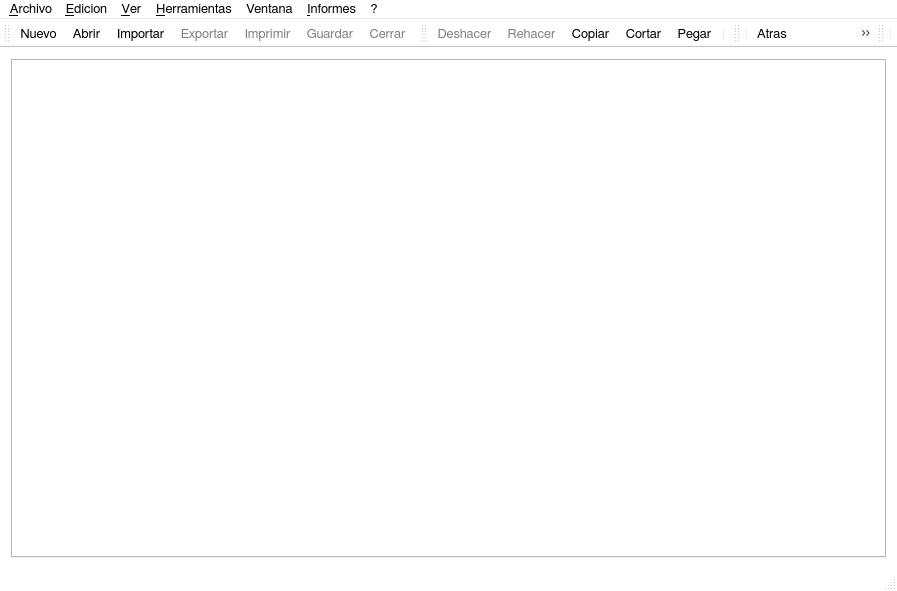
<?xml version="1.0" encoding="UTF-8"?>
<ui version="4.0">
 <class>MainWindow</class>
 <widget class="QMainWindow" name="MainWindow">
  <property name="geometry">
   <rect>
    <x>0</x>
    <y>0</y>
    <width>897</width>
    <height>591</height>
   </rect>
  </property>
  <property name="palette">
   <palette>
    <active>
     <colorrole role="WindowText">
      <brush brushstyle="SolidPattern">
       <color alpha="255">
        <red>0</red>
        <green>0</green>
        <blue>0</blue>
       </color>
      </brush>
     </colorrole>
     <colorrole role="Button">
      <brush brushstyle="SolidPattern">
       <color alpha="255">
        <red>255</red>
        <green>255</green>
        <blue>255</blue>
       </color>
      </brush>
     </colorrole>
     <colorrole role="Light">
      <brush brushstyle="SolidPattern">
       <color alpha="255">
        <red>255</red>
        <green>255</green>
        <blue>255</blue>
       </color>
      </brush>
     </colorrole>
     <colorrole role="Midlight">
      <brush brushstyle="SolidPattern">
       <color alpha="255">
        <red>255</red>
        <green>255</green>
        <blue>255</blue>
       </color>
      </brush>
     </colorrole>
     <colorrole role="Dark">
      <brush brushstyle="SolidPattern">
       <color alpha="255">
        <red>127</red>
        <green>127</green>
        <blue>127</blue>
       </color>
      </brush>
     </colorrole>
     <colorrole role="Mid">
      <brush brushstyle="SolidPattern">
       <color alpha="255">
        <red>170</red>
        <green>170</green>
        <blue>170</blue>
       </color>
      </brush>
     </colorrole>
     <colorrole role="Text">
      <brush brushstyle="SolidPattern">
       <color alpha="255">
        <red>0</red>
        <green>0</green>
        <blue>0</blue>
       </color>
      </brush>
     </colorrole>
     <colorrole role="BrightText">
      <brush brushstyle="SolidPattern">
       <color alpha="255">
        <red>255</red>
        <green>255</green>
        <blue>255</blue>
       </color>
      </brush>
     </colorrole>
     <colorrole role="ButtonText">
      <brush brushstyle="SolidPattern">
       <color alpha="255">
        <red>0</red>
        <green>0</green>
        <blue>0</blue>
       </color>
      </brush>
     </colorrole>
     <colorrole role="Base">
      <brush brushstyle="SolidPattern">
       <color alpha="255">
        <red>255</red>
        <green>255</green>
        <blue>255</blue>
       </color>
      </brush>
     </colorrole>
     <colorrole role="Window">
      <brush brushstyle="SolidPattern">
       <color alpha="255">
        <red>255</red>
        <green>255</green>
        <blue>255</blue>
       </color>
      </brush>
     </colorrole>
     <colorrole role="Shadow">
      <brush brushstyle="SolidPattern">
       <color alpha="255">
        <red>0</red>
        <green>0</green>
        <blue>0</blue>
       </color>
      </brush>
     </colorrole>
     <colorrole role="AlternateBase">
      <brush brushstyle="SolidPattern">
       <color alpha="255">
        <red>255</red>
        <green>255</green>
        <blue>255</blue>
       </color>
      </brush>
     </colorrole>
     <colorrole role="ToolTipBase">
      <brush brushstyle="SolidPattern">
       <color alpha="255">
        <red>255</red>
        <green>255</green>
        <blue>220</blue>
       </color>
      </brush>
     </colorrole>
     <colorrole role="ToolTipText">
      <brush brushstyle="SolidPattern">
       <color alpha="255">
        <red>0</red>
        <green>0</green>
        <blue>0</blue>
       </color>
      </brush>
     </colorrole>
    </active>
    <inactive>
     <colorrole role="WindowText">
      <brush brushstyle="SolidPattern">
       <color alpha="255">
        <red>0</red>
        <green>0</green>
        <blue>0</blue>
       </color>
      </brush>
     </colorrole>
     <colorrole role="Button">
      <brush brushstyle="SolidPattern">
       <color alpha="255">
        <red>255</red>
        <green>255</green>
        <blue>255</blue>
       </color>
      </brush>
     </colorrole>
     <colorrole role="Light">
      <brush brushstyle="SolidPattern">
       <color alpha="255">
        <red>255</red>
        <green>255</green>
        <blue>255</blue>
       </color>
      </brush>
     </colorrole>
     <colorrole role="Midlight">
      <brush brushstyle="SolidPattern">
       <color alpha="255">
        <red>255</red>
        <green>255</green>
        <blue>255</blue>
       </color>
      </brush>
     </colorrole>
     <colorrole role="Dark">
      <brush brushstyle="SolidPattern">
       <color alpha="255">
        <red>127</red>
        <green>127</green>
        <blue>127</blue>
       </color>
      </brush>
     </colorrole>
     <colorrole role="Mid">
      <brush brushstyle="SolidPattern">
       <color alpha="255">
        <red>170</red>
        <green>170</green>
        <blue>170</blue>
       </color>
      </brush>
     </colorrole>
     <colorrole role="Text">
      <brush brushstyle="SolidPattern">
       <color alpha="255">
        <red>0</red>
        <green>0</green>
        <blue>0</blue>
       </color>
      </brush>
     </colorrole>
     <colorrole role="BrightText">
      <brush brushstyle="SolidPattern">
       <color alpha="255">
        <red>255</red>
        <green>255</green>
        <blue>255</blue>
       </color>
      </brush>
     </colorrole>
     <colorrole role="ButtonText">
      <brush brushstyle="SolidPattern">
       <color alpha="255">
        <red>0</red>
        <green>0</green>
        <blue>0</blue>
       </color>
      </brush>
     </colorrole>
     <colorrole role="Base">
      <brush brushstyle="SolidPattern">
       <color alpha="255">
        <red>255</red>
        <green>255</green>
        <blue>255</blue>
       </color>
      </brush>
     </colorrole>
     <colorrole role="Window">
      <brush brushstyle="SolidPattern">
       <color alpha="255">
        <red>255</red>
        <green>255</green>
        <blue>255</blue>
       </color>
      </brush>
     </colorrole>
     <colorrole role="Shadow">
      <brush brushstyle="SolidPattern">
       <color alpha="255">
        <red>0</red>
        <green>0</green>
        <blue>0</blue>
       </color>
      </brush>
     </colorrole>
     <colorrole role="AlternateBase">
      <brush brushstyle="SolidPattern">
       <color alpha="255">
        <red>255</red>
        <green>255</green>
        <blue>255</blue>
       </color>
      </brush>
     </colorrole>
     <colorrole role="ToolTipBase">
      <brush brushstyle="SolidPattern">
       <color alpha="255">
        <red>255</red>
        <green>255</green>
        <blue>220</blue>
       </color>
      </brush>
     </colorrole>
     <colorrole role="ToolTipText">
      <brush brushstyle="SolidPattern">
       <color alpha="255">
        <red>0</red>
        <green>0</green>
        <blue>0</blue>
       </color>
      </brush>
     </colorrole>
    </inactive>
    <disabled>
     <colorrole role="WindowText">
      <brush brushstyle="SolidPattern">
       <color alpha="255">
        <red>127</red>
        <green>127</green>
        <blue>127</blue>
       </color>
      </brush>
     </colorrole>
     <colorrole role="Button">
      <brush brushstyle="SolidPattern">
       <color alpha="255">
        <red>255</red>
        <green>255</green>
        <blue>255</blue>
       </color>
      </brush>
     </colorrole>
     <colorrole role="Light">
      <brush brushstyle="SolidPattern">
       <color alpha="255">
        <red>255</red>
        <green>255</green>
        <blue>255</blue>
       </color>
      </brush>
     </colorrole>
     <colorrole role="Midlight">
      <brush brushstyle="SolidPattern">
       <color alpha="255">
        <red>255</red>
        <green>255</green>
        <blue>255</blue>
       </color>
      </brush>
     </colorrole>
     <colorrole role="Dark">
      <brush brushstyle="SolidPattern">
       <color alpha="255">
        <red>127</red>
        <green>127</green>
        <blue>127</blue>
       </color>
      </brush>
     </colorrole>
     <colorrole role="Mid">
      <brush brushstyle="SolidPattern">
       <color alpha="255">
        <red>170</red>
        <green>170</green>
        <blue>170</blue>
       </color>
      </brush>
     </colorrole>
     <colorrole role="Text">
      <brush brushstyle="SolidPattern">
       <color alpha="255">
        <red>127</red>
        <green>127</green>
        <blue>127</blue>
       </color>
      </brush>
     </colorrole>
     <colorrole role="BrightText">
      <brush brushstyle="SolidPattern">
       <color alpha="255">
        <red>255</red>
        <green>255</green>
        <blue>255</blue>
       </color>
      </brush>
     </colorrole>
     <colorrole role="ButtonText">
      <brush brushstyle="SolidPattern">
       <color alpha="255">
        <red>127</red>
        <green>127</green>
        <blue>127</blue>
       </color>
      </brush>
     </colorrole>
     <colorrole role="Base">
      <brush brushstyle="SolidPattern">
       <color alpha="255">
        <red>255</red>
        <green>255</green>
        <blue>255</blue>
       </color>
      </brush>
     </colorrole>
     <colorrole role="Window">
      <brush brushstyle="SolidPattern">
       <color alpha="255">
        <red>255</red>
        <green>255</green>
        <blue>255</blue>
       </color>
      </brush>
     </colorrole>
     <colorrole role="Shadow">
      <brush brushstyle="SolidPattern">
       <color alpha="255">
        <red>0</red>
        <green>0</green>
        <blue>0</blue>
       </color>
      </brush>
     </colorrole>
     <colorrole role="AlternateBase">
      <brush brushstyle="SolidPattern">
       <color alpha="255">
        <red>255</red>
        <green>255</green>
        <blue>255</blue>
       </color>
      </brush>
     </colorrole>
     <colorrole role="ToolTipBase">
      <brush brushstyle="SolidPattern">
       <color alpha="255">
        <red>255</red>
        <green>255</green>
        <blue>220</blue>
       </color>
      </brush>
     </colorrole>
     <colorrole role="ToolTipText">
      <brush brushstyle="SolidPattern">
       <color alpha="255">
        <red>0</red>
        <green>0</green>
        <blue>0</blue>
       </color>
      </brush>
     </colorrole>
    </disabled>
   </palette>
  </property>
  <property name="font">
   <font>
    <family>FreeSans</family>
    <pointsize>10</pointsize>
    <weight>50</weight>
    <italic>false</italic>
    <bold>false</bold>
    <underline>false</underline>
    <strikeout>false</strikeout>
   </font>
  </property>
  <property name="cursor">
   <cursorShape>ArrowCursor</cursorShape>
  </property>
  <property name="windowTitle">
   <string>SDMed2</string>
  </property>
  <property name="autoFillBackground">
   <bool>false</bool>
  </property>
  <widget class="QWidget" name="centralWidget">
   <layout class="QHBoxLayout" name="horizontalLayout_3">
    <item>
     <widget class="QTabWidget" name="tabPrincipal">
      <property name="currentIndex">
       <number>-1</number>
      </property>
     </widget>
    </item>
   </layout>
  </widget>
  <widget class="QMenuBar" name="menuBar">
   <property name="geometry">
    <rect>
     <x>0</x>
     <y>0</y>
     <width>897</width>
     <height>25</height>
    </rect>
   </property>
   <widget class="QMenu" name="menuArchivo">
    <property name="title">
     <string>&amp;Archivo</string>
    </property>
    <widget class="QMenu" name="menuImportar">
     <property name="title">
      <string>Importar</string>
     </property>
     <addaction name="actionImportarFIEBCD"/>
    </widget>
    <widget class="QMenu" name="menuExportar">
     <property name="title">
      <string>Exportar</string>
     </property>
     <addaction name="actionExportarFIEBCD"/>
    </widget>
    <widget class="QMenu" name="menuAbrir_reciente">
     <property name="title">
      <string>Abrir reciente</string>
     </property>
    </widget>
    <addaction name="actionNuevo"/>
    <addaction name="actionAbrirBBDD"/>
    <addaction name="menuAbrir_reciente"/>
    <addaction name="actionCerrar"/>
    <addaction name="separator"/>
    <addaction name="actionGuardar"/>
    <addaction name="actionGuardar_como"/>
    <addaction name="separator"/>
    <addaction name="menuImportar"/>
    <addaction name="menuExportar"/>
    <addaction name="separator"/>
    <addaction name="actionPropiedades_de_la_obra"/>
    <addaction name="separator"/>
    <addaction name="actionObra_1"/>
    <addaction name="actionObra_2"/>
    <addaction name="actionObra_3"/>
    <addaction name="actionObra_4"/>
    <addaction name="actionObra_5"/>
    <addaction name="action_Salir"/>
    <addaction name="separator"/>
   </widget>
   <widget class="QMenu" name="menuEdicion">
    <property name="title">
     <string>&amp;Edicion</string>
    </property>
    <addaction name="separator"/>
    <addaction name="actionDeshacer"/>
    <addaction name="actionRehacer"/>
    <addaction name="separator"/>
    <addaction name="actionCopiar"/>
    <addaction name="actionCortar"/>
    <addaction name="actionPegar"/>
    <addaction name="actionMover"/>
    <addaction name="separator"/>
    <addaction name="actionSeleccionar_todo"/>
    <addaction name="actionAnular_selecci_n"/>
    <addaction name="separator"/>
    <addaction name="actionBuscar"/>
    <addaction name="actionReemplazar"/>
    <addaction name="separator"/>
    <addaction name="actionAnterior"/>
    <addaction name="actionSiguiente"/>
    <addaction name="separator"/>
    <addaction name="actionSubir_nivel"/>
    <addaction name="actionBajar_nivel"/>
    <addaction name="separator"/>
    <addaction name="actionAdelante"/>
    <addaction name="actionAtras"/>
    <addaction name="separator"/>
    <addaction name="actionAvanzar_linea"/>
    <addaction name="actionRetroceder_l_inea"/>
   </widget>
   <widget class="QMenu" name="menuVer">
    <property name="title">
     <string>&amp;Ver</string>
    </property>
    <addaction name="actionConceptos"/>
   </widget>
   <widget class="QMenu" name="menuHerraminetas">
    <property name="title">
     <string>&amp;Herramientas</string>
    </property>
    <addaction name="actionAjustar_precio"/>
   </widget>
   <widget class="QMenu" name="menuInformes">
    <property name="title">
     <string>&amp;Informes</string>
    </property>
   </widget>
   <widget class="QMenu" name="menu">
    <property name="title">
     <string>?</string>
    </property>
    <addaction name="actionAcerca_de"/>
    <addaction name="actionAcerca_de_Qt"/>
   </widget>
   <widget class="QMenu" name="menuVentana">
    <property name="title">
     <string>Ventana</string>
    </property>
   </widget>
   <addaction name="menuArchivo"/>
   <addaction name="menuEdicion"/>
   <addaction name="menuVer"/>
   <addaction name="menuHerraminetas"/>
   <addaction name="menuVentana"/>
   <addaction name="menuInformes"/>
   <addaction name="menu"/>
  </widget>
  <widget class="QToolBar" name="BarraPrincipal">
   <property name="enabled">
    <bool>true</bool>
   </property>
   <attribute name="toolBarArea">
    <enum>TopToolBarArea</enum>
   </attribute>
   <attribute name="toolBarBreak">
    <bool>false</bool>
   </attribute>
   <addaction name="actionNuevo"/>
   <addaction name="actionAbrirBBDD"/>
   <addaction name="actionImportar"/>
   <addaction name="actionExportar"/>
   <addaction name="actionImprimir"/>
   <addaction name="actionGuardar"/>
   <addaction name="actionCerrar"/>
  </widget>
  <widget class="QStatusBar" name="statusBar"/>
  <widget class="QToolBar" name="EditlBar">
   <property name="windowTitle">
    <string>toolBar</string>
   </property>
   <attribute name="toolBarArea">
    <enum>TopToolBarArea</enum>
   </attribute>
   <attribute name="toolBarBreak">
    <bool>false</bool>
   </attribute>
   <addaction name="actionDeshacer"/>
   <addaction name="actionRehacer"/>
   <addaction name="actionCopiar"/>
   <addaction name="actionCortar"/>
   <addaction name="actionPegar"/>
   <addaction name="separator"/>
  </widget>
  <widget class="QToolBar" name="MovBar">
   <property name="windowTitle">
    <string>toolBar</string>
   </property>
   <attribute name="toolBarArea">
    <enum>TopToolBarArea</enum>
   </attribute>
   <attribute name="toolBarBreak">
    <bool>false</bool>
   </attribute>
   <addaction name="separator"/>
   <addaction name="actionAtras"/>
   <addaction name="actionIr_a_inicio"/>
   <addaction name="actionAdelante"/>
   <addaction name="actionVer_Arbol"/>
  </widget>
  <widget class="QToolBar" name="CertBar">
   <property name="windowTitle">
    <string>toolBar</string>
   </property>
   <attribute name="toolBarArea">
    <enum>TopToolBarArea</enum>
   </attribute>
   <attribute name="toolBarBreak">
    <bool>false</bool>
   </attribute>
   <addaction name="separator"/>
  </widget>
  <action name="actionNuevo">
   <property name="icon">
    <iconset resource="../recursos.qrc">
     <normaloff>:/images/new.png</normaloff>:/images/new.png</iconset>
   </property>
   <property name="text">
    <string>&amp;Nuevo...</string>
   </property>
   <property name="shortcut">
    <string>Ctrl+N</string>
   </property>
  </action>
  <action name="actionAbrirBBDD">
   <property name="icon">
    <iconset resource="../recursos.qrc">
     <normaloff>:/images/database.png</normaloff>:/images/database.png</iconset>
   </property>
   <property name="text">
    <string>Abrir...</string>
   </property>
   <property name="toolTip">
    <string>Abrir de la BBDD</string>
   </property>
   <property name="shortcut">
    <string>Ctrl+O</string>
   </property>
  </action>
  <action name="actionCerrar">
   <property name="enabled">
    <bool>false</bool>
   </property>
   <property name="icon">
    <iconset resource="../recursos.qrc">
     <normaloff>:/images/close.png</normaloff>:/images/close.png</iconset>
   </property>
   <property name="text">
    <string>Cerrar</string>
   </property>
  </action>
  <action name="actionGuardar">
   <property name="enabled">
    <bool>false</bool>
   </property>
   <property name="icon">
    <iconset resource="../recursos.qrc">
     <normaloff>:/images/floppy.png</normaloff>:/images/floppy.png</iconset>
   </property>
   <property name="text">
    <string>&amp;Guardar</string>
   </property>
   <property name="shortcut">
    <string>Ctrl+S</string>
   </property>
  </action>
  <action name="actionGuardar_como">
   <property name="text">
    <string>Guardar como...</string>
   </property>
  </action>
  <action name="actionPropiedades_de_la_obra">
   <property name="text">
    <string>Propiedades de la obra...</string>
   </property>
  </action>
  <action name="action_Salir">
   <property name="icon">
    <iconset resource="../recursos.qrc">
     <normaloff>:/images/exit.png</normaloff>:/images/exit.png</iconset>
   </property>
   <property name="text">
    <string>Salir</string>
   </property>
  </action>
  <action name="actionCopiar">
   <property name="icon">
    <iconset resource="../recursos.qrc">
     <normaloff>:/images/copy.png</normaloff>:/images/copy.png</iconset>
   </property>
   <property name="text">
    <string>Copiar</string>
   </property>
   <property name="shortcut">
    <string>Ctrl+C</string>
   </property>
   <property name="shortcutContext">
    <enum>Qt::WidgetShortcut</enum>
   </property>
  </action>
  <action name="actionCortar">
   <property name="icon">
    <iconset resource="../recursos.qrc">
     <normaloff>:/images/cut.png</normaloff>:/images/cut.png</iconset>
   </property>
   <property name="text">
    <string>Cortar</string>
   </property>
   <property name="shortcutContext">
    <enum>Qt::WidgetWithChildrenShortcut</enum>
   </property>
  </action>
  <action name="actionPegar">
   <property name="icon">
    <iconset resource="../recursos.qrc">
     <normaloff>:/images/paste.png</normaloff>:/images/paste.png</iconset>
   </property>
   <property name="text">
    <string>Pegar</string>
   </property>
   <property name="shortcutContext">
    <enum>Qt::WidgetWithChildrenShortcut</enum>
   </property>
  </action>
  <action name="actionMover">
   <property name="text">
    <string>Mover...</string>
   </property>
  </action>
  <action name="actionSeleccionar_todo">
   <property name="text">
    <string>Seleccionar todo</string>
   </property>
  </action>
  <action name="actionAnular_selecci_n">
   <property name="text">
    <string>Anular selección</string>
   </property>
  </action>
  <action name="actionBuscar">
   <property name="text">
    <string>Buscar...</string>
   </property>
  </action>
  <action name="actionReemplazar">
   <property name="text">
    <string>Reemplazar</string>
   </property>
  </action>
  <action name="actionAnterior">
   <property name="text">
    <string>Anterior</string>
   </property>
  </action>
  <action name="actionSiguiente">
   <property name="text">
    <string>Siguiente</string>
   </property>
  </action>
  <action name="actionSubir_nivel">
   <property name="text">
    <string>Subir nivel</string>
   </property>
  </action>
  <action name="actionBajar_nivel">
   <property name="text">
    <string>Bajar nivel</string>
   </property>
  </action>
  <action name="actionAdelante">
   <property name="icon">
    <iconset resource="../recursos.qrc">
     <normaloff>:/images/Adelante.png</normaloff>:/images/Adelante.png</iconset>
   </property>
   <property name="text">
    <string>Adelante</string>
   </property>
  </action>
  <action name="actionAtras">
   <property name="icon">
    <iconset resource="../recursos.qrc">
     <normaloff>:/images/Atras.png</normaloff>:/images/Atras.png</iconset>
   </property>
   <property name="text">
    <string>Atras</string>
   </property>
  </action>
  <action name="actionAvanzar_linea">
   <property name="text">
    <string>Avanzar línea</string>
   </property>
  </action>
  <action name="actionRetroceder_l_inea">
   <property name="text">
    <string>Retroceder línea</string>
   </property>
  </action>
  <action name="actionConceptos">
   <property name="text">
    <string>Conceptos</string>
   </property>
  </action>
  <action name="actionAjustar_precio">
   <property name="text">
    <string>Ajustar...</string>
   </property>
  </action>
  <action name="actionAcerca_de">
   <property name="text">
    <string>Acerca de SDMed</string>
   </property>
  </action>
  <action name="actionAcerca_de_Qt">
   <property name="text">
    <string>Acerca de Qt</string>
   </property>
  </action>
  <action name="actionImportarFIEBCD">
   <property name="text">
    <string>FIEBCD</string>
   </property>
  </action>
  <action name="actionExportarFIEBCD">
   <property name="text">
    <string>FIEBCD</string>
   </property>
  </action>
  <action name="actionRecientes">
   <property name="text">
    <string>Recientes</string>
   </property>
  </action>
  <action name="actionObra_1">
   <property name="enabled">
    <bool>false</bool>
   </property>
   <property name="text">
    <string>Obra 1</string>
   </property>
   <property name="visible">
    <bool>false</bool>
   </property>
  </action>
  <action name="actionObra_2">
   <property name="enabled">
    <bool>false</bool>
   </property>
   <property name="text">
    <string>Obra 2</string>
   </property>
   <property name="visible">
    <bool>false</bool>
   </property>
  </action>
  <action name="actionObra_3">
   <property name="enabled">
    <bool>false</bool>
   </property>
   <property name="text">
    <string>Obra 3</string>
   </property>
   <property name="visible">
    <bool>false</bool>
   </property>
  </action>
  <action name="actionObra_4">
   <property name="enabled">
    <bool>false</bool>
   </property>
   <property name="text">
    <string>Obra 4</string>
   </property>
   <property name="visible">
    <bool>false</bool>
   </property>
  </action>
  <action name="actionObra_5">
   <property name="enabled">
    <bool>false</bool>
   </property>
   <property name="text">
    <string>Obra 5</string>
   </property>
   <property name="visible">
    <bool>false</bool>
   </property>
  </action>
  <action name="actionDeshacer">
   <property name="enabled">
    <bool>false</bool>
   </property>
   <property name="icon">
    <iconset resource="../recursos.qrc">
     <normaloff>:/images/deshacer.png</normaloff>:/images/deshacer.png</iconset>
   </property>
   <property name="text">
    <string>Deshacer</string>
   </property>
   <property name="shortcut">
    <string>Ctrl+Z</string>
   </property>
   <property name="shortcutContext">
    <enum>Qt::WindowShortcut</enum>
   </property>
  </action>
  <action name="actionRehacer">
   <property name="enabled">
    <bool>false</bool>
   </property>
   <property name="icon">
    <iconset resource="../recursos.qrc">
     <normaloff>:/images/rehacer.png</normaloff>:/images/rehacer.png</iconset>
   </property>
   <property name="text">
    <string>Rehacer</string>
   </property>
   <property name="shortcut">
    <string>Ctrl+Shift+Z</string>
   </property>
   <property name="shortcutContext">
    <enum>Qt::WindowShortcut</enum>
   </property>
  </action>
  <action name="actionIr_a_inicio">
   <property name="icon">
    <iconset resource="../recursos.qrc">
     <normaloff>:/images/SubirTodo.png</normaloff>:/images/SubirTodo.png</iconset>
   </property>
   <property name="text">
    <string>Ir a inicio</string>
   </property>
   <property name="toolTip">
    <string>Ir a inicio</string>
   </property>
  </action>
  <action name="actionVer_Arbol">
   <property name="enabled">
    <bool>false</bool>
   </property>
   <property name="icon">
    <iconset resource="../recursos.qrc">
     <normaloff>:/images/tree.png</normaloff>:/images/tree.png</iconset>
   </property>
   <property name="text">
    <string>Ver Arbol</string>
   </property>
  </action>
  <action name="actionImportar">
   <property name="icon">
    <iconset resource="../recursos.qrc">
     <normaloff>:/images/importar.png</normaloff>:/images/importar.png</iconset>
   </property>
   <property name="text">
    <string>&amp;Importar</string>
   </property>
   <property name="toolTip">
    <string>Importar</string>
   </property>
  </action>
  <action name="actionExportar">
   <property name="enabled">
    <bool>false</bool>
   </property>
   <property name="icon">
    <iconset resource="../recursos.qrc">
     <normaloff>:/images/exportar.png</normaloff>:/images/exportar.png</iconset>
   </property>
   <property name="text">
    <string>Exportar</string>
   </property>
   <property name="toolTip">
    <string>ExportarBC3</string>
   </property>
  </action>
  <action name="actionImprimir">
   <property name="enabled">
    <bool>false</bool>
   </property>
   <property name="icon">
    <iconset resource="../recursos.qrc">
     <normaloff>:/images/imprimir.png</normaloff>:/images/imprimir.png</iconset>
   </property>
   <property name="text">
    <string>Imprimir</string>
   </property>
   <property name="toolTip">
    <string>Imprimir</string>
   </property>
   <property name="shortcut">
    <string>Ctrl+P</string>
   </property>
  </action>
 </widget>
 <layoutdefault spacing="6" margin="11"/>
 <resources>
  <include location="../recursos.qrc"/>
 </resources>
 <connections/>
</ui>
